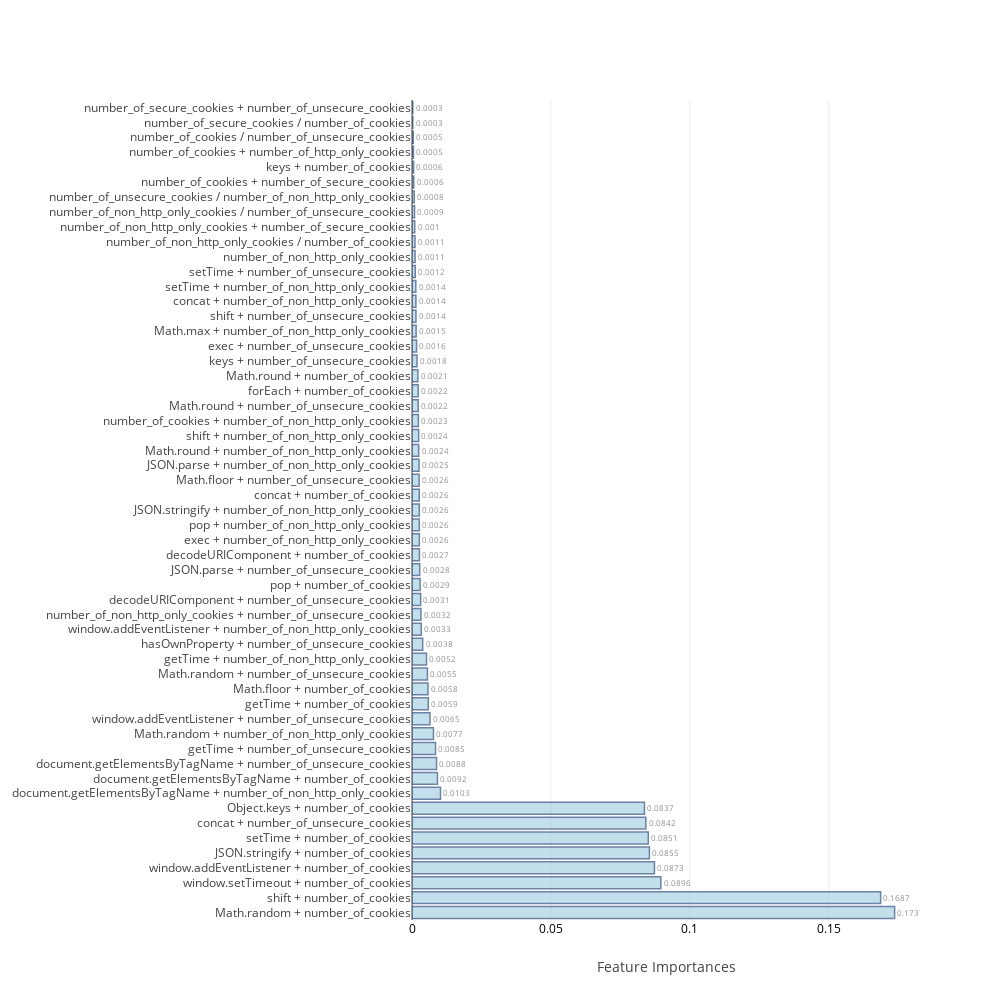

Notebook code cell kept with this figure:
### Code cell
feat_imp=[None]*4
j=0
for i in range(0,8):
    if i>=2 and i<=5:
        model,cm_train,cm_test,acc_train,acc_test,roc_auc,feat_imp[j]=f[i](X_train,Y_train,X_test,Y_test,feature_name)
        j=j+1
    else:
        model,cm_train,cm_test,acc_train,acc_test,roc_auc=f[i](X_train,Y_train,X_test,Y_test)
    table_80_60_train.loc[i]=   ([acc_train,cm_train.TP,cm_train.TN,cm_train.FP,cm_train.FN,cm_train.FPR,cm_train.FNR])
    table_80_60_test.loc[i] =   ([acc_test ,cm_test.TP, cm_test.TN, cm_test.FP, cm_test.FN, cm_test.FPR, cm_test.FNR,roc_auc])
    print("\n")

### Figure 1 — Plotly figure (JSON) as saved in the notebook; plotly's stock layout.template omitted (floating-point values rounded to 4 significant figures)
{"data": [{"marker": {"color": "rgb(158,202,225)", "line": {"color": "rgb(8,48,107)", "width": 1.5}}, "opacity": 0.6, "orientation": "h", "text": [0.1737, 0.1687, 0.0896, 0.0873, 0.0855, 0.0851, 0.0842, 0.0837, 0.0103, 0.0092, 0.0088, 0.0085, 0.0077, 0.0065, 0.0059, 0.0058, 0.0055, 0.0052, 0.0038, 0.0033, 0.0032, 0.0031, 0.0029, 0.0028, 0.0027, 0.0026, 0.0026, 0.0026, 0.0026, 0.0026, 0.0025, 0.0024, 0.0024, 0.0023, 0.0022, 0.0022, 0.0021, 0.0018, 0.0016, 0.0015, 0.0014, 0.0014, 0.0014, 0.0012, 0.0011, 0.0011, 0.001, 0.0009, 0.0008, 0.0006, 0.0006, 0.0005, 0.0005, 0.0003, 0.0003], "textposition": "outside", "type": "bar", "uid": "f5c2784c-51f8-4f27-b6b9-009a583d25fa", "x": [0.1737, 0.1687, 0.08958, 0.08729, 0.08547, 0.08507, 0.08418, 0.08369, 0.01026, 0.009163, 0.008836, 0.008471, 0.00772, 0.006463, 0.005862, 0.005752, 0.00555, 0.005213, 0.003846, 0.003329, 0.003206, 0.003116, 0.002915, 0.002766, 0.002666, 0.00265, 0.002639, 0.002629, 0.002607, 0.002554, 0.002523, 0.0024, 0.002392, 0.002289, 0.002234, 0.002227, 0.002102, 0.001805, 0.001645, 0.001491, 0.001423, 0.001409, 0.001366, 0.001174, 0.001106, 0.001074, 0.0009757, 0.0009108, 0.0007948, 0.0006168, 0.0005883, 0.0005031, 0.0004553, 0.0002823, 0.0002799], "y": ["Math.random + number_of_cookies", "shift + number_of_cookies", "window.setTimeout + number_of_cookies", "window.addEventListener + number_of_cookies", "JSON.stringify + number_of_cookies", "setTime + number_of_cookies", "concat + number_of_unsecure_cookies", "Object.keys + number_of_cookies", "document.getElementsByTagName + number_of_non_http_only_cookies", "document.getElementsByTagName + number_of_cookies", "document.getElementsByTagName + number_of_unsecure_cookies", "getTime + number_of_unsecure_cookies", "Math.random + number_of_non_http_only_cookies", "window.addEventListener + number_of_unsecure_cookies", "getTime + number_of_cookies", "Math.floor + number_of_cookies", "Math.random + number_of_unsecure_cookies", "getTime + number_of_non_http_only_cookies", "hasOwnProperty + number_of_unsecure_cookies", "window.addEventListener + number_of_non_http_only_cookies", "number_of_non_http_only_cookies + number_of_unsecure_cookies", "decodeURIComponent + number_of_unsecure_cookies", "pop + number_of_cookies", "JSON.parse + number_of_unsecure_cookies", "decodeURIComponent + number_of_cookies", "exec + number_of_non_http_only_cookies", "pop + number_of_non_http_only_cookies", "JSON.stringify + number_of_non_http_only_cookies", "concat + number_of_cookies", "Math.floor + number_of_unsecure_cookies", "JSON.parse + number_of_non_http_only_cookies", "Math.round + number_of_non_http_only_cookies", "shift + number_of_non_http_only_cookies", "number_of_cookies + number_of_non_http_only_cookies", "Math.round + number_of_unsecure_cookies", "forEach + number_of_cookies", "Math.round + number_of_cookies", "keys + number_of_unsecure_cookies", "exec + number_of_unsecure_cookies", "Math.max + number_of_non_http_only_cookies", "shift + number_of_unsecure_cookies", "concat + number_of_non_http_only_cookies", "setTime + number_of_non_http_only_cookies", "setTime + number_of_unsecure_cookies", "number_of_non_http_only_cookies", "number_of_non_http_only_cookies / number_of_cookies", "number_of_non_http_only_cookies + number_of_secure_cookies", "number_of_non_http_only_cookies / number_of_unsecure_cookies", "number_of_unsecure_cookies / number_of_non_http_only_cookies", "number_of_cookies + number_of_secure_cookies", "keys + number_of_cookies", "number_of_cookies + number_of_http_only_cookies", "number_of_cookies / number_of_unsecure_cookies", "number_of_secure_cookies / number_of_cookies", "number_of_secure_cookies + number_of_unsecure_cookies"]}], "layout": {"autosize": false, "height": 1000, "width": 1000, "xaxis": {"tickfont": {"color": "black", "size": 12}, "title": "Feature Importances"}, "yaxis": {"automargin": true}}}
